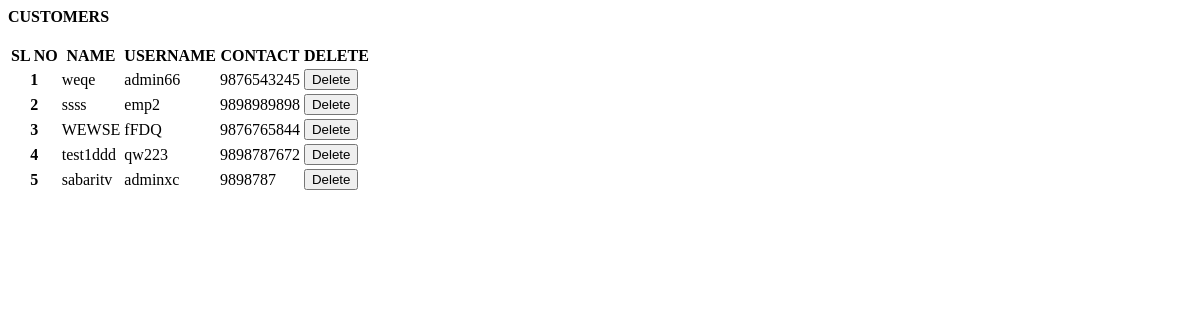
/EmployeeList (signed in), run on an earlier commit of the app's database.
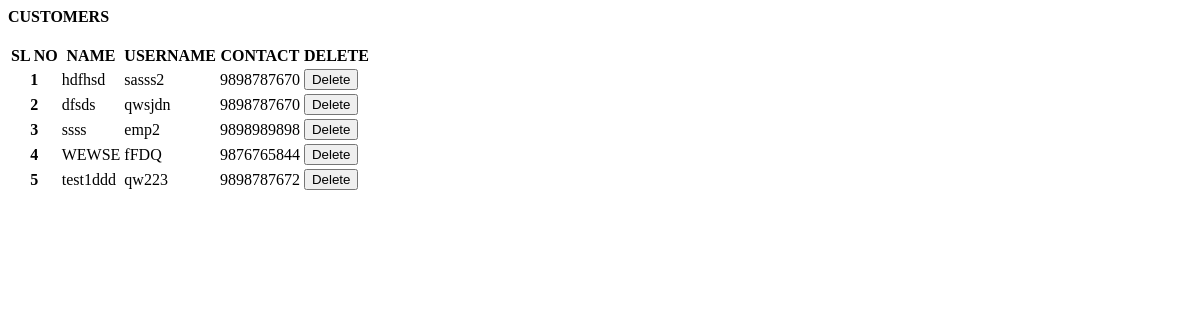
And on a later commit of the database.
### car_app/models.py (models this page shows)
class Login(AbstractUser):
    is_employee = models.BooleanField(default=False)
    is_user = models.BooleanField(default=False)
    name = models.CharField(max_length=50)
    phone_number = models.CharField(max_length=10)
    emp_id = models.CharField(max_length=10)

### car_app/views.py (the view, shortened to what this page needs)
# urls.py: path('EmployeeList',views.EmployeeList.as_view(),name='EmployeeList'),
class EmployeeList(LoginRequiredMixin, ListView):
    login_url = 'home'
    redirect_field_name = 'home'
    raise_exception = True
    context_object_name = 'data'
    template_name = 'admn/emplist.html'
    paginate_by = 5
    def get_queryset(self):
        queryset = Login.objects.filter(is_employee=True).order_by('-id')
        return queryset

### car/templates/admn/emplist.html (shortened to what this page needs)
<div class="col-lg-10">
    <div class="card">
        <div class="card-header">
            <strong class="card-title"> CUSTOMERS</strong>
        </div>
        <br>
        <div class="card-body">
            <table class="table table-striped">
                <thead>
                <tr>
                    <th scope="col">SL NO</th>
                    <th scope="col">NAME</th>
                    <th scope="col">USERNAME</th>
                    <th scope="col">CONTACT</th>
                    <th scope="col">DELETE</th>
                </tr>
                </thead>
                <tbody>
                {% for n in data %}
                <tr>
                    <th scope="row">{{forloop.counter}}</th>
                    <td>{{n.name}}</td>
                    <td>{{n.username}}</td>
                    <td>{{n.phone_number}}</td>
                    <td>
                        <button class="delete" name="{{ n.id }}">Delete</button>
                    </td>
                </tr>
                {% empty %}
                <tr>
                    <td colspan="7"><h3>No Results Found</h3></td>
                </tr>
                {% endfor %}
                </tbody>
            </table>
        </div>
    </div>
</div>

What changed in the data, as far as the page shows it:
removed Login: name "weqe", username "admin66", phone_number "9876543245"
no longer on this page (row unchanged): Login: name "sabaritv", username "adminxc", phone_number "9898787"
added Login: name "hdfhsd", username "sasss2", phone_number "9898787670"
added Login: name "dfsds", username "qwsjdn", phone_number "9898787670"
